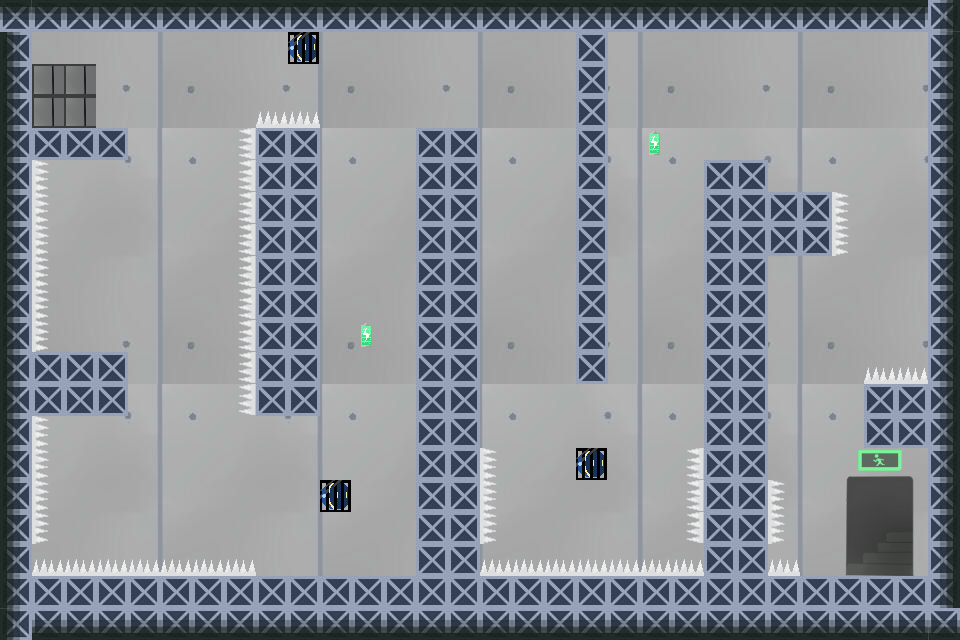

A 2D game scene composited from a Tiled map and its tileset images. What follows is a short description and the map's XML, with each tile layer's data collapsed to a summary:
An orthogonal 30x20 tile map with 32x32 px tiles, 5 tile layers (Background, Platform, Snare, Cage, ...).

<map version="1.0" tiledversion="1.1.4" orientation="orthogonal" renderorder="right-down" width="30" height="20" tilewidth="32" tileheight="32" infinite="0" nextobjectid="1">
 <tileset firstgid="1" source="地图素材.tsx" />
 <layer name="Background" width="30" height="20">
  <data>[600 cells, 600 non-empty, 40 distinct tile ids]</data>
 </layer>
 <layer name="Platform" width="30" height="20">
  <data>[600 cells, 224 non-empty, 3 distinct tile ids]</data>
 </layer>
 <layer name="Snare" width="30" height="20">
  <data>[600 cells, 65 non-empty, 17 distinct tile ids]</data>
 </layer>
 <layer name="Cage" width="30" height="20">
  <data>[600 cells, 3 non-empty, 1 distinct tile ids]</data>
 </layer>
 <layer name="Target" width="30" height="20">
  <data>[600 cells, 4 non-empty, 1 distinct tile ids]</data>
 </layer>
</map>